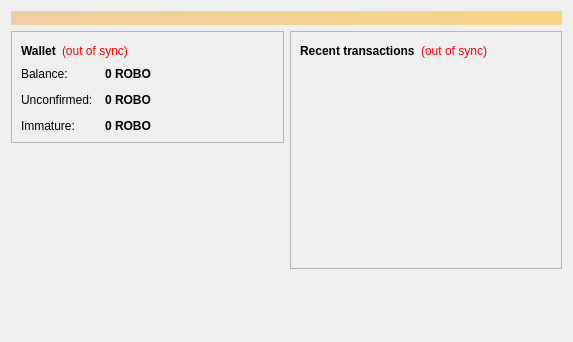
<?xml version="1.0" encoding="UTF-8"?>
<ui version="4.0">
 <class>OverviewPage</class>
 <widget class="QWidget" name="OverviewPage">
  <property name="geometry">
   <rect>
    <x>0</x>
    <y>0</y>
    <width>573</width>
    <height>342</height>
   </rect>
  </property>
  <property name="windowTitle">
   <string>Form</string>
  </property>
  <layout class="QVBoxLayout" name="topLayout">
   <item>
    <widget class="QLabel" name="labelAlerts">
     <property name="visible">
      <bool>false</bool>
     </property>
     <property name="styleSheet">
      <string notr="true">background-color: qlineargradient(x1: 0, y1: 0, x2: 1, y2: 0, stop:0 #F0D0A0, stop:1 #F8D488); color:#000000;</string>
     </property>
     <property name="wordWrap">
      <bool>true</bool>
     </property>
     <property name="margin">
      <number>3</number>
     </property>
    </widget>
   </item>
   <item>
    <layout class="QHBoxLayout" name="horizontalLayout" stretch="1,1">
     <item>
      <layout class="QVBoxLayout" name="verticalLayout_2">
       <item>
        <widget class="QFrame" name="frame">
         <property name="frameShape">
          <enum>QFrame::StyledPanel</enum>
         </property>
         <property name="frameShadow">
          <enum>QFrame::Raised</enum>
         </property>
         <layout class="QVBoxLayout" name="verticalLayout_4">
          <item>
           <layout class="QHBoxLayout" name="horizontalLayout_4">
            <item>
             <widget class="QLabel" name="label_5">
              <property name="font">
               <font>
                <weight>75</weight>
                <bold>true</bold>
               </font>
              </property>
              <property name="text">
               <string>Wallet</string>
              </property>
             </widget>
            </item>
            <item>
             <widget class="QLabel" name="labelWalletStatus">
              <property name="toolTip">
               <string>The displayed information may be out of date. Your wallet automatically synchronizes with the Robocoin network after a connection is established, but this process has not completed yet.</string>
              </property>
              <property name="styleSheet">
               <string notr="true">QLabel { color: red; }</string>
              </property>
              <property name="text">
               <string notr="true">(out of sync)</string>
              </property>
              <property name="alignment">
               <set>Qt::AlignLeading|Qt::AlignLeft|Qt::AlignVCenter</set>
              </property>
             </widget>
            </item>
            <item>
             <spacer name="horizontalSpacer_2">
              <property name="orientation">
               <enum>Qt::Horizontal</enum>
              </property>
              <property name="sizeHint" stdset="0">
               <size>
                <width>40</width>
                <height>20</height>
               </size>
              </property>
             </spacer>
            </item>
           </layout>
          </item>
          <item>
           <layout class="QFormLayout" name="formLayout_2">
            <property name="fieldGrowthPolicy">
             <enum>QFormLayout::AllNonFixedFieldsGrow</enum>
            </property>
            <property name="horizontalSpacing">
             <number>12</number>
            </property>
            <property name="verticalSpacing">
             <number>12</number>
            </property>
            <item row="0" column="0">
             <widget class="QLabel" name="label">
              <property name="text">
               <string>Balance:</string>
              </property>
             </widget>
            </item>
            <item row="0" column="1">
             <widget class="QLabel" name="labelBalance">
              <property name="font">
               <font>
                <weight>75</weight>
                <bold>true</bold>
               </font>
              </property>
              <property name="cursor">
               <cursorShape>IBeamCursor</cursorShape>
              </property>
              <property name="toolTip">
               <string>Your current balance</string>
              </property>
              <property name="text">
               <string notr="true">0 ROBO</string>
              </property>
              <property name="textInteractionFlags">
               <set>Qt::LinksAccessibleByMouse|Qt::TextSelectableByKeyboard|Qt::TextSelectableByMouse</set>
              </property>
             </widget>
            </item>
            <item row="1" column="0">
             <widget class="QLabel" name="label_3">
              <property name="text">
               <string>Unconfirmed:</string>
              </property>
             </widget>
            </item>
            <item row="1" column="1">
             <widget class="QLabel" name="labelUnconfirmed">
              <property name="font">
               <font>
                <weight>75</weight>
                <bold>true</bold>
               </font>
              </property>
              <property name="cursor">
               <cursorShape>IBeamCursor</cursorShape>
              </property>
              <property name="toolTip">
               <string>Total of transactions that have yet to be confirmed, and do not yet count toward the current balance</string>
              </property>
              <property name="text">
               <string notr="true">0 ROBO</string>
              </property>
              <property name="textInteractionFlags">
               <set>Qt::LinksAccessibleByMouse|Qt::TextSelectableByKeyboard|Qt::TextSelectableByMouse</set>
              </property>
             </widget>
            </item>
            <item row="2" column="0">
             <widget class="QLabel" name="labelImmatureText">
              <property name="text">
               <string>Immature:</string>
              </property>
             </widget>
            </item>
            <item row="2" column="1">
             <widget class="QLabel" name="labelImmature">
              <property name="font">
               <font>
                <weight>75</weight>
                <bold>true</bold>
               </font>
              </property>
              <property name="toolTip">
               <string>Mined balance that has not yet matured</string>
              </property>
              <property name="text">
               <string notr="true">0 ROBO</string>
              </property>
              <property name="textInteractionFlags">
               <set>Qt::LinksAccessibleByMouse|Qt::TextSelectableByKeyboard|Qt::TextSelectableByMouse</set>
              </property>
             </widget>
            </item>
           </layout>
          </item>
         </layout>
        </widget>
       </item>
       <item>
        <spacer name="verticalSpacer">
         <property name="orientation">
          <enum>Qt::Vertical</enum>
         </property>
         <property name="sizeHint" stdset="0">
          <size>
           <width>20</width>
           <height>40</height>
          </size>
         </property>
        </spacer>
       </item>
      </layout>
     </item>
     <item>
      <layout class="QVBoxLayout" name="verticalLayout_3">
       <item>
        <widget class="QFrame" name="frame_2">
         <property name="frameShape">
          <enum>QFrame::StyledPanel</enum>
         </property>
         <property name="frameShadow">
          <enum>QFrame::Raised</enum>
         </property>
         <layout class="QVBoxLayout" name="verticalLayout">
          <item>
           <layout class="QHBoxLayout" name="horizontalLayout_2">
            <item>
             <widget class="QLabel" name="label_4">
              <property name="text">
               <string>&lt;b&gt;Recent transactions&lt;/b&gt;</string>
              </property>
             </widget>
            </item>
            <item>
             <widget class="QLabel" name="labelTransactionsStatus">
              <property name="toolTip">
               <string>The displayed information may be out of date. Your wallet automatically synchronizes with the Robocoin network after a connection is established, but this process has not completed yet.</string>
              </property>
              <property name="styleSheet">
               <string notr="true">QLabel { color: red; }</string>
              </property>
              <property name="text">
               <string notr="true">(out of sync)</string>
              </property>
              <property name="alignment">
               <set>Qt::AlignRight|Qt::AlignTrailing|Qt::AlignVCenter</set>
              </property>
             </widget>
            </item>
            <item>
             <spacer name="horizontalSpacer">
              <property name="orientation">
               <enum>Qt::Horizontal</enum>
              </property>
              <property name="sizeHint" stdset="0">
               <size>
                <width>40</width>
                <height>20</height>
               </size>
              </property>
             </spacer>
            </item>
           </layout>
          </item>
          <item>
           <widget class="QListView" name="listTransactions">
            <property name="styleSheet">
             <string notr="true">QListView { background: transparent; }</string>
            </property>
            <property name="frameShape">
             <enum>QFrame::NoFrame</enum>
            </property>
            <property name="verticalScrollBarPolicy">
             <enum>Qt::ScrollBarAlwaysOff</enum>
            </property>
            <property name="horizontalScrollBarPolicy">
             <enum>Qt::ScrollBarAlwaysOff</enum>
            </property>
            <property name="selectionMode">
             <enum>QAbstractItemView::NoSelection</enum>
            </property>
           </widget>
          </item>
         </layout>
        </widget>
       </item>
       <item>
        <spacer name="verticalSpacer_2">
         <property name="orientation">
          <enum>Qt::Vertical</enum>
         </property>
         <property name="sizeHint" stdset="0">
          <size>
           <width>20</width>
           <height>40</height>
          </size>
         </property>
        </spacer>
       </item>
      </layout>
     </item>
    </layout>
   </item>
  </layout>
 </widget>
 <resources/>
 <connections/>
</ui>
